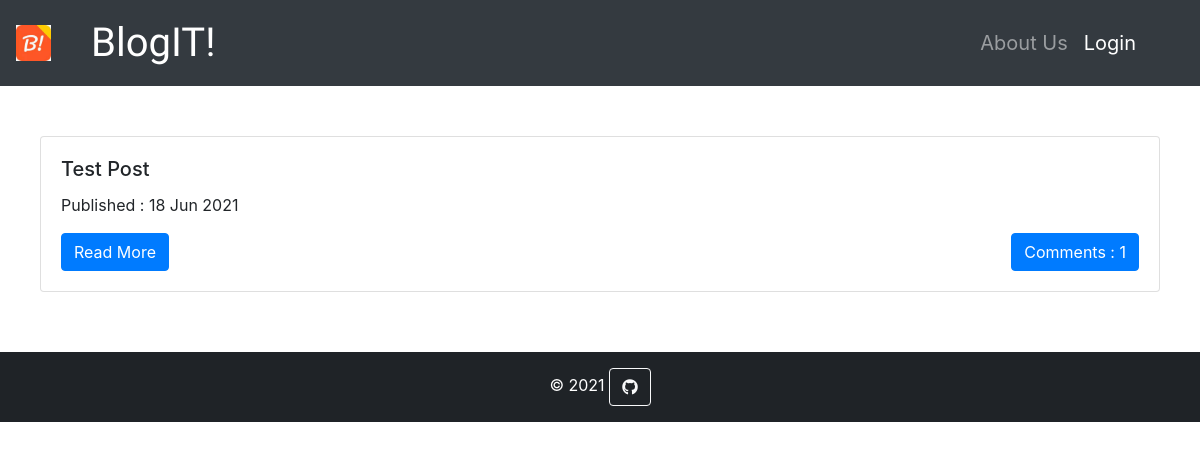
The app's page /, older data.
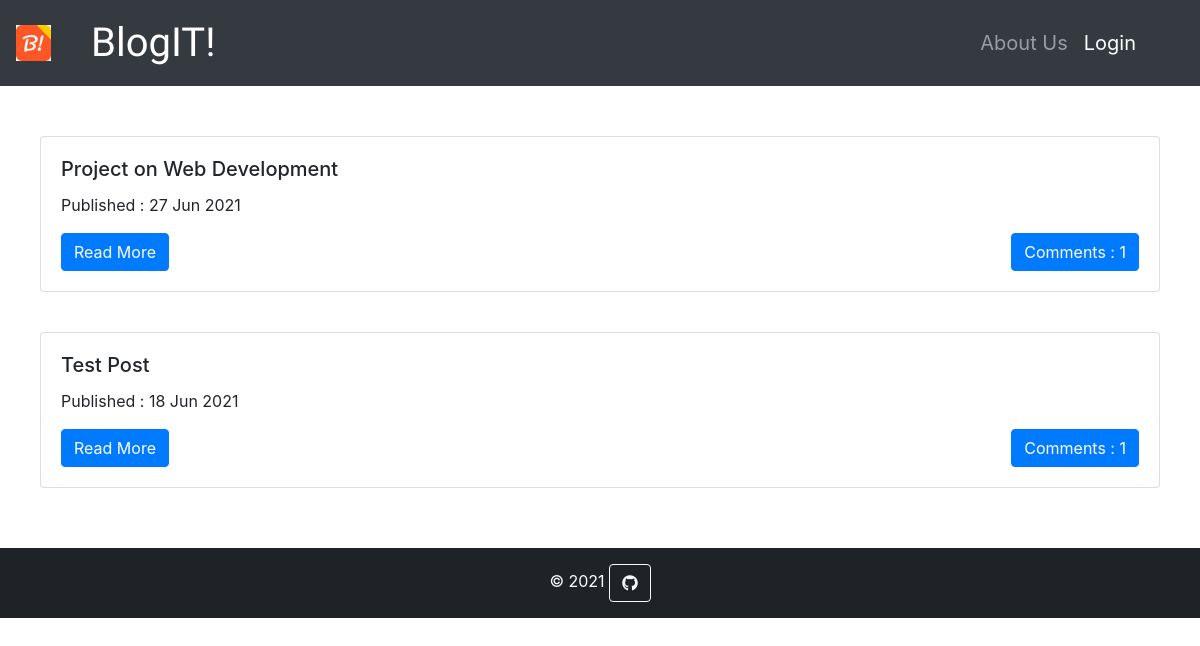
The same page, newer data.
### blog/models.py (models this page shows, shortened)
class Post(models.Model):
    author = models.ForeignKey('auth.User', on_delete=models.CASCADE)
    title = models.CharField(max_length=200)
    text = models.TextField()
    created_date = models.DateTimeField(default=timezone.now)
    published_date = models.DateTimeField(blank=True,null=True)
    def approve_comments(self):
        return self.comments.filter(approved_comment=True)

### blog/views.py (the view)
# urls.py: url(r'^$',views.PostListView.as_view(),name='post_list'),
class PostListView(ListView):
    model = Post
    def get_queryset(self):
        return Post.objects.filter(published_date__lte=timezone.now()).order_by('-published_date')

### blog/templates/blog/post_list.html
{% extends 'blog/base.html' %}
{% block content %}
    {% for post in post_list %}
        <div class="card" style="width: auto; margin-top: 40px;">
            <div class="card-body">
                <h5 class="card-title">{{ post.title }}</h5>
                <div class="date">
                    <p>Published : {{post.published_date|date:"d M Y "}}</p>
                </div>
                <a href="{% url 'post_detail' pk=post.pk %}" class="btn btn-primary">Read More</a>
                <a href="{% url 'post_detail' pk=post.pk %}" class="btn btn-primary float-right">Comments : {{post.approve_comments.count}}</a>
            </div>
        </div>
    {% endfor %}
{% endblock content %}

### blog/templates/blog/base.html (shortened to what this page needs)
<!DOCTYPE html>
{% load static %}
<html>
    <head>
        <link rel="stylesheet" href="{% static 'css/blog.css' %}">
        <link rel="stylesheet" href="https://maxcdn.bootstrapcdn.com/bootstrap/4.5.2/css/bootstrap.min.css">
        <link rel="stylesheet" href="//cdn.jsdelivr.net/npm/medium-editor@latest/dist/css/medium-editor.min.css" type="text/css" media="screen" charset="utf-8">
        <link rel="stylesheet" href="https://use.fontawesome.com/releases/v5.7.0/css/all.css">
    </head>
    <body>
        <nav class="navbar navbar-expand-md bg-dark navbar-dark">
            <img alt="logo" style="width: 3%; height: auto;" class="img-responsive" /></a>
            <a class="navbar-brand bigbrand" href="{% url 'post_list' %}" style="font-size:40px; margin-left: 40px;">BlogIT!</a>
            <div class="collapse navbar-collapse navbar-right" id="collapsibleNavbar">
                <ul class="navbar-nav ml-auto" style="margin-right: 40px; font-size: 20px;">
                    {% if user.is_authenticated %}
                        <li class="nav-item"><a class="nav-link" href="{% url 'post_new' %}">New Post</a></li>
                        <li class="nav-item"><a class="nav-link" href="{% url 'post_draft_list' %}">Drafts</a></li>
                        <li class="nav-item dropdown">
                            <a class="nav-link active dropdown-toggle" href="#" id="navbardrop" data-toggle="dropdown">
                                {{user.username}}
                            </a>
                            <div class="dropdown-menu">
                              <a class="dropdown-item" href="{% url 'logout' %}">Logout</a>
                            </div>
                          </li>
                    {% else %}
                        <li class="nav-item"><a class="nav-link" href="{% url 'about' %}">About Us</a></li>
                        <li class="nav-item"><a class="nav-link active" href="{% url 'login'%}">Login </a></li>
                    {% endif %}
                </ul>
            </div>
        </nav>
        <div class="container" style="padding:10px; padding-bottom:60px; position: relative;">
            <div class="blog_posts">
                    {% block content %}
                    {% endblock content %}
            </div>
        </div>
        <footer class="bg-dark text-center text-white">
            <div class="text-center p-3" style="background-color: rgba(0, 0, 0, 0.397);">
            © 2021
            <a class="btn btn-outline-light btn-floating" href="" role="button"><i class="fab fa-github"></i></a>
            </div>
        </footer>
    </body>
</html>

### blog/static/css/blog.css (style rules this page uses)
.bigbrand { font-family: 'Courgette', cursive; font-size: 1.5em; color: white; }

Row changes from the older to the newer data that the page shows:
added Post: title "Project on Web Development", published_date "27 Jun 2021", approve_comments.count "1"
